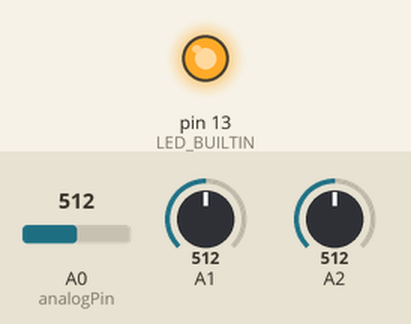
A sketch run on a simulated Arduino Uno, built with avr-gcc and run on an emulated ATmega328P. Shown: output pins drawn as LEDs (lit = HIGH). The test bench sets the inputs (shaded band); at power-on: A0 (analogPin) = 512, A1 = 512, A2 = 512. What the sketch prints to the serial monitor is not drawn.

Above: at 0.05 s.
Timing chart, 0 to 3.0 s (numbered marks = the images above):
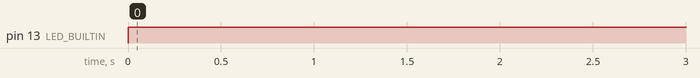

The sketch:

script.ino
```cpp
int analogPin = A0; // potentiometer wiper (middle terminal) connected to analog pin 3
                    // outside leads to ground and +5V
int val0 = 0;  // variable to store the value read
int val1 = 0;  // variable to store the value read
int val2 = 0;  // variable to store the value read

void setup() {
  Serial.begin(9600);           //  setup serial
  Serial.println("Hello world!");
  pinMode(LED_BUILTIN, OUTPUT);
}

void loop() {
  val0 = analogRead(A0);  // read the input pin
  val1 = analogRead(A1);  // read the input pin
  val2 = analogRead(A2);  // read the input pin
  Serial.println(val0);          // debug value
  //Serial.println(val1);          // debug value
  //Serial.println(val2);          // debug value
  digitalWrite(LED_BUILTIN, HIGH);   // turn the LED on (HIGH is the voltage level)
  delay(50);
  digitalWrite(LED_BUILTIN, LOW);    // turn the LED off by making the voltage LOW
}
```

Measured:
- by itself, pin 13 (LED_BUILTIN): LOW → HIGH at 0.00 s
